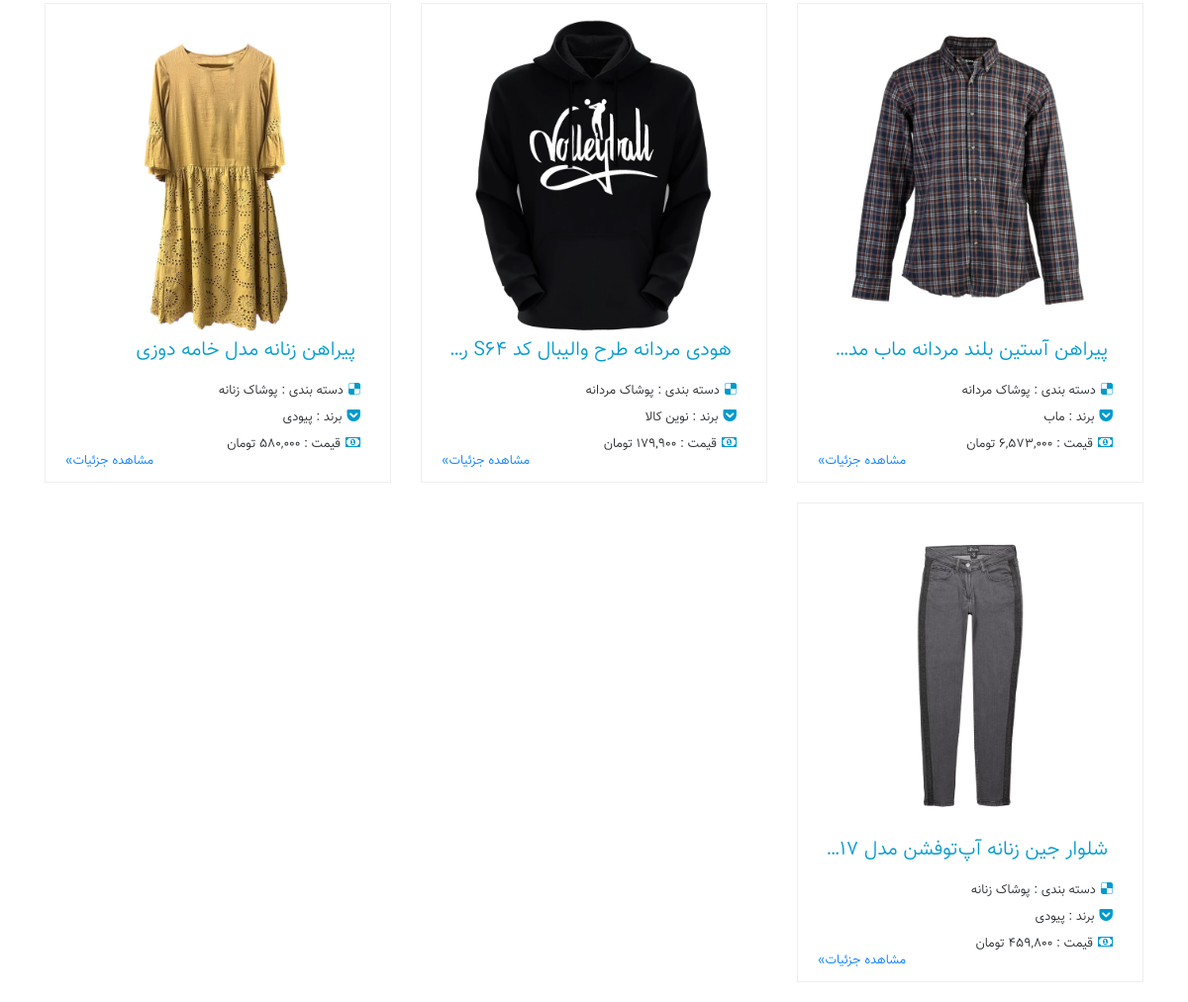
/products/ (lower part), run on an earlier commit of the app's database.
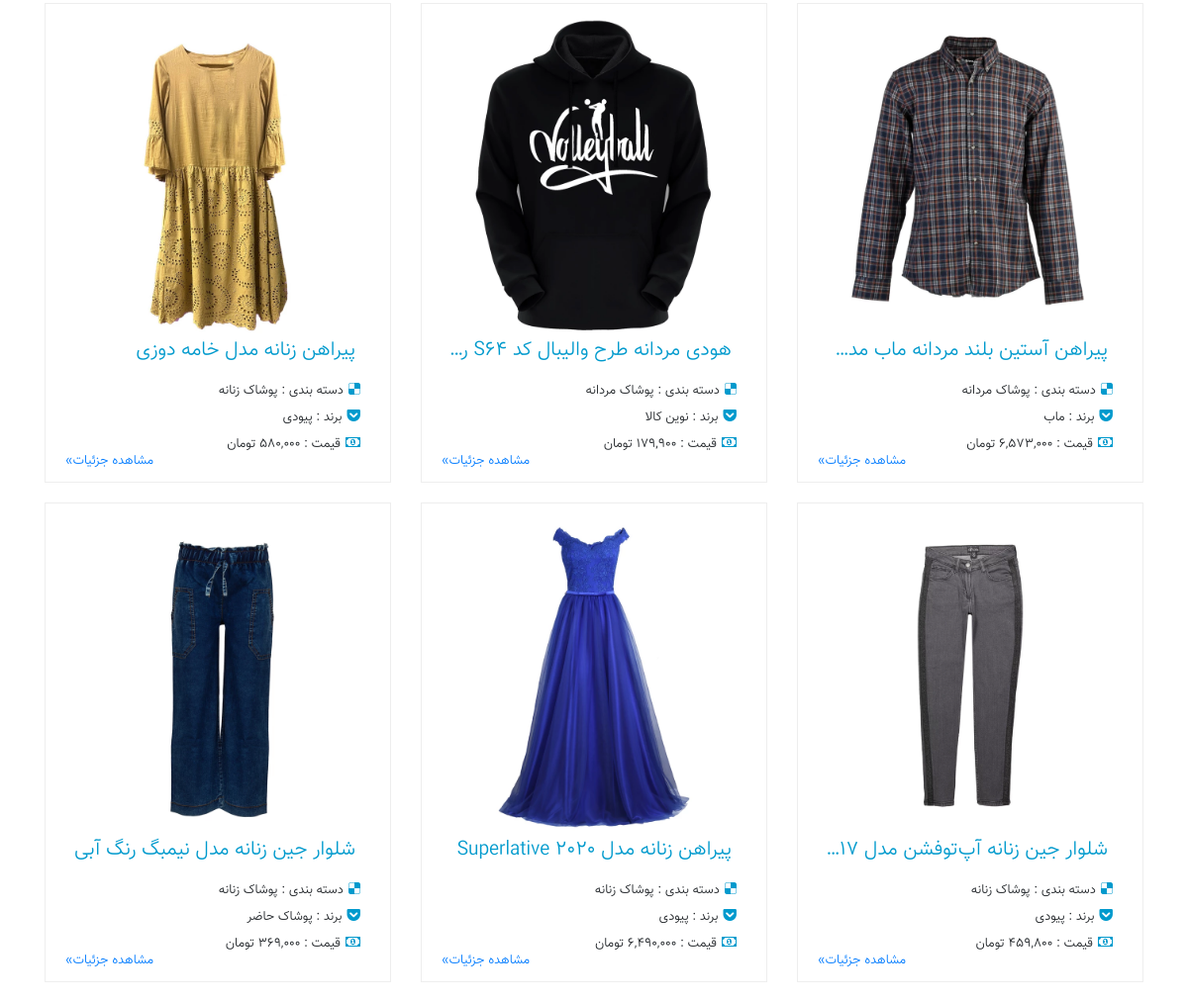
And on a later commit of the database.
### product_module/models.py (models this page shows, shortened)
class Product(models.Model) :
    title = models.CharField(max_length=50 , verbose_name = 'عنوان')
    is_active = models.BooleanField(verbose_name='فعال / غیرفعال')
    price = models.IntegerField(verbose_name='قیمت' , default=0 , validators=[MinValueValidator(0)])
    slug = models.SlugField(default="", null=False, db_index=True, blank=True, max_length=200, unique=True,
                            verbose_name='عنوان در url')
    is_active = models.BooleanField(verbose_name='فعال / غیرفعال')
    brand = models.ForeignKey('ProductBrand' , on_delete=models.CASCADE , verbose_name='برند' , related_name='brands')
    category = models.ForeignKey('ProductCategory' , on_delete=models.CASCADE , verbose_name='دسته بندی' , related_name='categories' , default='')
    is_main_discount = models.BooleanField(verbose_name='تخفیف ویژه ؟' , default=False)
    description = models.TextField(verbose_name = 'توضیحات' , null=True)
    image = models.ImageField(upload_to='products' , null=True , blank=True , verbose_name=' تصویر')
    class Meta :
        verbose_name = 'محصول'
        verbose_name_plural = 'محصولات'

class ProductCategory(models.Model) :
    title = models.CharField(max_length=50 , verbose_name = 'عنوان')
    url_title = models.CharField(max_length=100 , verbose_name = 'عنوان در url')
    is_active = models.BooleanField(verbose_name='فعال / غیرفعال')
    class Meta :
        verbose_name = 'دسته بندی'
        verbose_name_plural = 'دسته بندی ها'
    def __str__(self) :
        return self.title

class ProductBrand(models.Model) :
    title = models.CharField(max_length=50 , verbose_name = 'عنوان')
    url_title = models.CharField(max_length=100 , verbose_name = 'عنوان در url')
    is_active = models.BooleanField(verbose_name='فعال / غیرفعال')
    class Meta :
        verbose_name = 'برند'
        verbose_name_plural = 'برند ها'
    def __str__(self) :
        return self.title

### product_module/views.py (the view)
# urls.py: path('' , views.ProductListView.as_view() , name = 'product_list') ,
class ProductListView(ListView) :
    template_name = 'product_module/product_list.html'
    model = Product
    context_object_name = 'products'
    def get_context_data(self , **kwargs) :
        context = super().get_context_data(**kwargs)
        return context
    def get_queryset(self) :
        query = super(ProductListView, self).get_queryset()
        category = self.kwargs.get('cat')
        if category is not None :
            query = query.filter(category__url_title__iexact =category)
        return query

### product_module/templates/product_module/product_list.html (shortened to what this page needs)
{% extends 'shared/_layout.html' %}
{% load humanize %}
{% block content %}
 <div class="container">
    <div class="row">
       {% for product in products %}
       <div class="col-md-4">
        <div class="blog-content">
           <figure>
              <img src="{{product.image.url}}" class="w-100">
           </figure>
           <h5>{{product.title}}</h5>
           <ul>
              <li><i class="fa fa-delicious"></i>دسته بندی : {{product.category}}</li>
              <li><i class="fa fa-get-pocket"></i>برند : {{product.brand}}</li>
              <li><i class="fa fa-money"></i>قیمت : {{product.price | intcomma}} تومان</li>
           </ul>
           <a href="{% url 'product_detail' slug=product.slug  %}" class="mybtn">مشاهده جزئیات&raquo;</a>
        </div>
     </div>
       {% endfor %}
    </div>
 </div>
{% endblock %}

### templates/shared/_layout.html (shortened to what this page needs)
{% load render_partial %}
<!DOCTYPE html>
<html lang="en">
<head>
    {% include 'shared/header_references.html' %}
</head>
<body>
{% block content %}{% endblock %}
</body>
</html>

### templates/shared/header_references.html
<link href="/static/style/font-awesome.css" rel="stylesheet" type="text/css">
<link href="/static/style/bootstrap.css" rel="stylesheet" type="text/css">
<link href="/static/style/owl.carousel.css" rel="stylesheet" type="text/css">
<link href="/static/style/owl.theme.default.css" rel="stylesheet" type="text/css">
<link href='http://www.fontonline.ir/css/BYekan.css' rel='stylesheet' type='text/css'>
<link rel="stylesheet" href="https://cdn.jsdelivr.net/gh/fancyapps/fancybox@3.5.6/dist/jquery.fancybox.min.css" />
<link href="/static/style/style.css" rel="stylesheet" type="text/css">
<link href="/static/style/custom.css" rel="stylesheet" type="text/css">

### static/style/style.css (style rules this page uses)
body { direction:rtl; text-align:right; margin:0; padding:0; font-family: 'Vazir',tahoma; font-size:13px; }
li { list-style:none; }
a,a:hover,a:focus { text-decoration:none; }
ul { margin:0; padding:0; }
.fa { margin:5px; }
.blog-content { width: 100%; position: relative; margin-bottom: 20px; padding: 15px; border: 1px solid #eee; }
.blog-content figure { margin:0; }
.blog-content h5 { margin:0; padding:5px 10px; color:#009acd; overflow:hidden; text-overflow:ellipsis; white-space:nowrap; }
.blog-content ul { padding:5px; margin:5px; }
.blog-content ul li { line-height:2em; }
.blog-content ul li i { font-size:14px; color:#009acd; }
.blog-content a { position:absolute; left:20px; bottom:10px; }

What changed in the data, as far as the page shows it:
added Product: image (picture), title "پیراهن زنانه مدل Superlative 2020", category "پوشاک زنانه", brand "پیودی"
added Product: image (picture), title "شلوار جین زنانه مدل نیمبگ رنگ آبی", category "پوشاک زنانه", brand "پوشاک حاضر", price "369,000"
